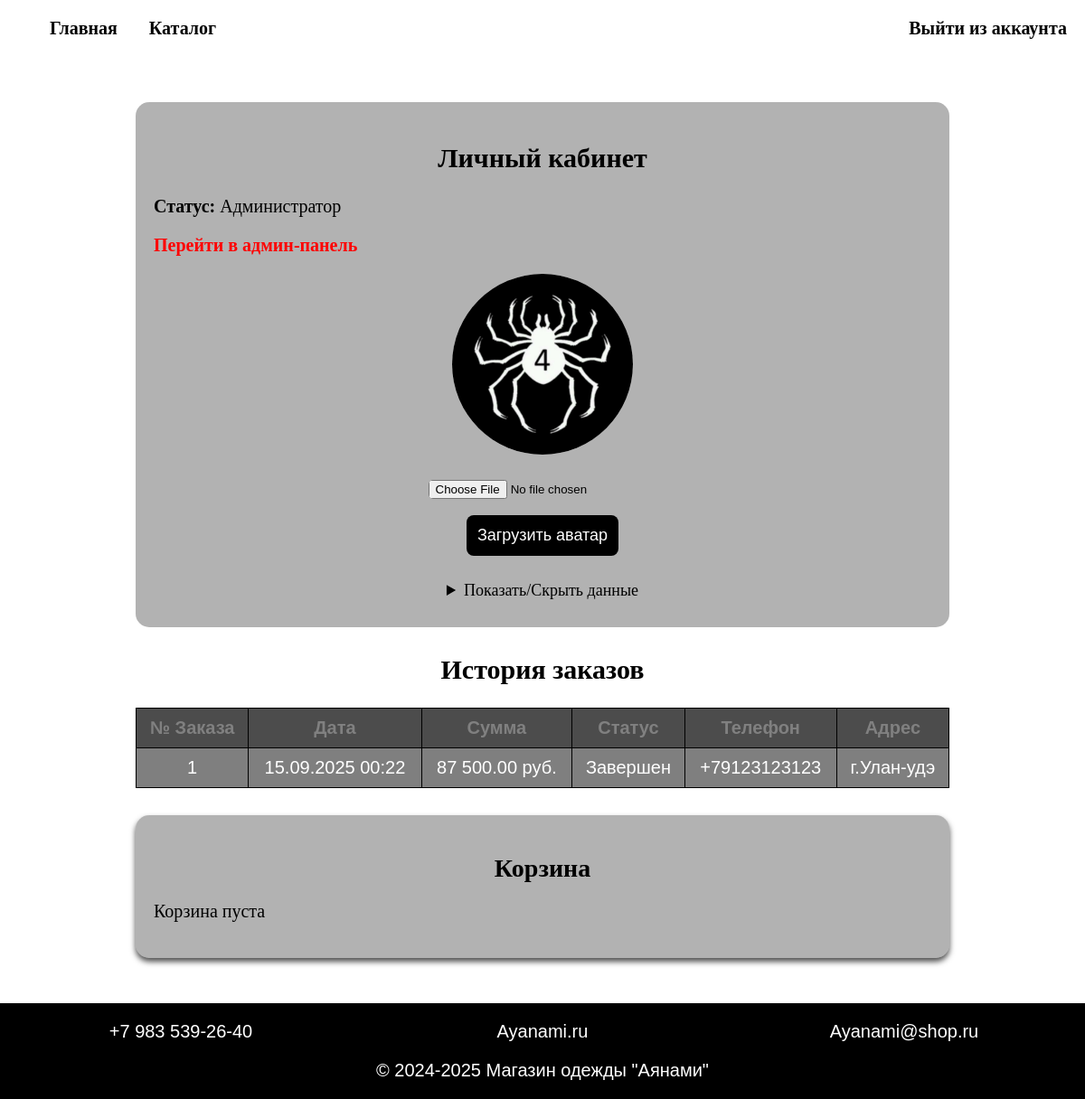
The app's page /lk/lk.php (signed in) with its own data.
### tables this page shows
CREATE TABLE `users` (
  `id` int NOT NULL,
  `first_name` varchar(50) NOT NULL,
  `last_name` varchar(50) NOT NULL,
  `email` varchar(100) NOT NULL,
  `birth_date` date NOT NULL,
  `username` varchar(50) NOT NULL,
  `password` varchar(255) NOT NULL,
  `avatar` varchar(255) DEFAULT NULL,
  `is_admin` tinyint(1) DEFAULT '0',
  `created_at` datetime DEFAULT CURRENT_TIMESTAMP
);

CREATE TABLE `orders` (
  `id` int NOT NULL,
  `user_id` int NOT NULL,
  `total_amount` decimal(10,2) NOT NULL,
  `status` enum('pending','processing','completed','cancelled') DEFAULT 'pending',
  `phone` varchar(20) NOT NULL,
  `address` text NOT NULL,
  `created_at` datetime DEFAULT CURRENT_TIMESTAMP
);

### public/lk/lk.php (the view, shortened to what this page needs)
<?php
require_once '../config.php';
$user_id = $_SESSION['user_id'];
$stmt = $pdo->prepare("SELECT first_name, last_name, email, birth_date, username, avatar, is_admin FROM users WHERE id = ?");
$stmt->execute([$user_id]);
$user = $stmt->fetch(PDO::FETCH_ASSOC);
$cart_stmt = $pdo->prepare("SELECT c.*, p.name, p.price, p.image FROM cart c JOIN products p ON c.product_id = p.id WHERE c.user_id = ?");
$cart_stmt->execute([$user_id]);
$cart_items = $cart_stmt->fetchAll(PDO::FETCH_ASSOC);
$orders_stmt = $pdo->prepare("SELECT * FROM orders WHERE user_id = ? ORDER BY created_at DESC");
$orders_stmt->execute([$user_id]);
$orders = $orders_stmt->fetchAll(PDO::FETCH_ASSOC);
?>
<!DOCTYPE html>
<html lang="ru">
<head>
    <link rel="stylesheet" href="lk.css">
</head>
<body>
    <header>
        <ul class="row1">
            <li><a href="../index.php">Главная</a></li>
            <li><a href="../catalog/catalog.php">Каталог</a></li>
        </ul>
        <ul class="row2">
            <li><a href="../logout.php">Выйти из аккаунта</a></li>
        </ul>
    </header>
    <main>
        <section class="profile-section">
            <h2>Личный кабинет</h2>
            <?php if ($user['is_admin'] == 1): ?>
                <p><strong>Статус:</strong> Администратор</p>
                <p><a href="../admin/admin.php" style="color: red;">Перейти в админ-панель</a></p>
            <?php endif; ?>
            <div class="avatar-section">
                <div class="avatar-preview">
                    <?php if (!empty($user['avatar'])): ?>
                            <?php $avatar = htmlspecialchars($user['avatar']); ?>
                            <a href="../<?= $avatar ?>" class="lightbox-trigger">
                                <img src="../<?= $avatar ?>" alt="Аватар пользователя" class="clickable-image">
                            </a>
                    <?php else: ?>
                        <div class="no-avatar">Нет аватара</div>
                    <?php endif; ?>
                </div>
                <div class="zagruzka">
                    <form id="avatar-upload-form" method="post" enctype="multipart/form-data" onsubmit="uploadAvatar(event)">
                        <input type="file" name="attachment" accept="image/jpeg, image/png, image/gif" required>
                        <button type="submit">Загрузить аватар</button>
                    </form>
                </div>
            </div>
            <details class="profile-details">
                <summary>Показать/Скрыть данные</summary>
            </details>
        </section>
        <section class="orders-section">
            <h2>История заказов</h2>
            <?php if (empty($orders)): ?>
                <p>У вас пока нет заказов</p>
            <?php else: ?>
                <table>
                    <thead>
                        <tr>
                            <th>№ Заказа</th>
                            <th>Дата</th>
                            <th>Сумма</th>
                            <th>Статус</th>
                            <th>Телефон</th>
                            <th>Адрес</th>
                        </tr>
                    </thead>
                    <tbody>
                        <?php foreach ($orders as $order): ?>
                        <tr>
                            <td><?= $order['id'] ?></td>
                            <td><?= date('d.m.Y H:i', strtotime($order['created_at'])) ?></td>
                            <td><?= number_format($order['total_amount'], 2, '.', ' ') ?> руб.</td>
                            <td>
                                <?php
                                $status_labels = [
                                    'pending' => 'Ожидание',
                                    'processing' => 'В обработке',
                                    'completed' => 'Завершен',
                                    'cancelled' => 'Отменен'
                                ];
                                echo $status_labels[$order['status']];
                                ?>
                            </td>
                            <td><?= htmlspecialchars($order['phone']) ?></td>
                            <td><?= htmlspecialchars($order['address']) ?></td>
                        </tr>
                        <?php endforeach; ?>
                    </tbody>
                </table>
            <?php endif; ?>
        </section>
        <section class="cart-section" id="cart">
            <h2>Корзина</h2>
            <?php if (empty($cart_items)): ?>
                <p>Корзина пуста</p>
            <?php endif; ?>
        </section>
    </main>
    <footer>
        <div class="f1">+7 983 539-26-40</div>
        <div class="f2">Ayanami.ru</div>
        <div class="f3">Ayanami@shop.ru</div>
        <div class="f4">© 2024-2025 Магазин одежды "Аянами"</div>
    </footer>
</body>
</html>

### public/lk/lk.css (style rules this page uses)
html { height: 100%; scroll-behavior: smooth; background-color: white; }
body { font-family: 'Helmswald'; font-weight: 400; font-size: 20px; margin: 0; }
header { display: grid; grid-template-rows: 1fr; grid-column-gap: 0px; grid-row-gap: 0px; justify-content: space-between; align-items: center; list-style: none; padding: 0; margin: 0; }
.row1 { grid-area: 1 / 1 / 2 / 4; justify-content: center; }
.row1 li { display: inline; margin: 0 15px; }
.row2 { display: inline; grid-area: 1 / 5 / 2 / 6; margin-right: 20px; }
main { color: black; padding: 20px; max-width: 900px; margin: 0 auto; }
.profile-section, .cart-section { background: rgba(0, 0, 0, 0.3); margin: 30px 0; padding: 20px; border-radius: 15px; }
.avatar-section { margin: 20px 0; text-align: center; justify-content: center; }
.avatar-section form { width: auto; display: block; }
.avatar-section input, .avatar-section button { border-radius: 5px; margin: 2%; }
.avatar-preview { width: 200px; height: 200px; border-radius: 50%; overflow: hidden; margin: 0 auto 20px; background: white; }
.avatar-preview img { width: 100%; height: 100%; object-fit: cover; }
.zagruzka { width: 50%; justify-content: center; margin: 0 auto; }
.cart-section { padding: 20px; border-radius: 15px; box-shadow: 0 4px 6px rgba(0, 0, 0, 0.7); }
.cart-section h2 { color: black; text-align: center; font-size: 28px; margin-bottom: 20px; }
details { text-align: center; }
details summary { cursor: pointer; font-size: 18px; margin-bottom: 10px; color: black; }
.edit-form button, .order-form button, .avatar-section button { padding: 12px; font-size: 18px; background-color: black; color: white; border: none; border-radius: 8px; cursor: pointer; transition: background-color 0.3s; }
table { font-family: sans-serif; width: 100%; border-collapse: collapse; margin: 20px 0 30px 0; }
table th, table td { border: 1px solid black; padding: 10px; text-align: center; color: white; background-color: rgba(0, 0, 0, 0.5); }
table th { background-color: rgba(0, 0, 0, 0.7); color: gray; }
footer { font-family: sans-serif; display: grid; grid-template-columns: repeat(3, 1fr); grid-template-rows: repeat(2, 1fr); grid-column-gap: 0px; grid-row-gap: 0px; background: black; color: white; text-align: center; padding: 10px 0; margin-top: 20px; width: 100%; bottom: 0; margin: 0 auto; }
footer div { margin: 10px; }
.f1 { grid-area: 1 / 1 / 2 / 2; }
.f2 { grid-area: 1 / 2 / 2 / 3; }
.f3 { grid-area: 1 / 3 / 2 / 4; }
.f4 { grid-area: 2 / 1 / 3 / 4; }
a { text-decoration: none; font-weight: bold; color: black; transition: 0.3s; }
img { max-width: 100%; }
ul { list-style: none; }
h1, h2 { text-align: center; }
.clickable-image { cursor: pointer; transition: transform 0.2s; }

### records on screen
users: avatar (picture)
orders: id "1", created_at "15.09.2025 00:22", total_amount "87 500.00", status "Завершен", phone "+79123123123", address "г.Улан-удэ"
